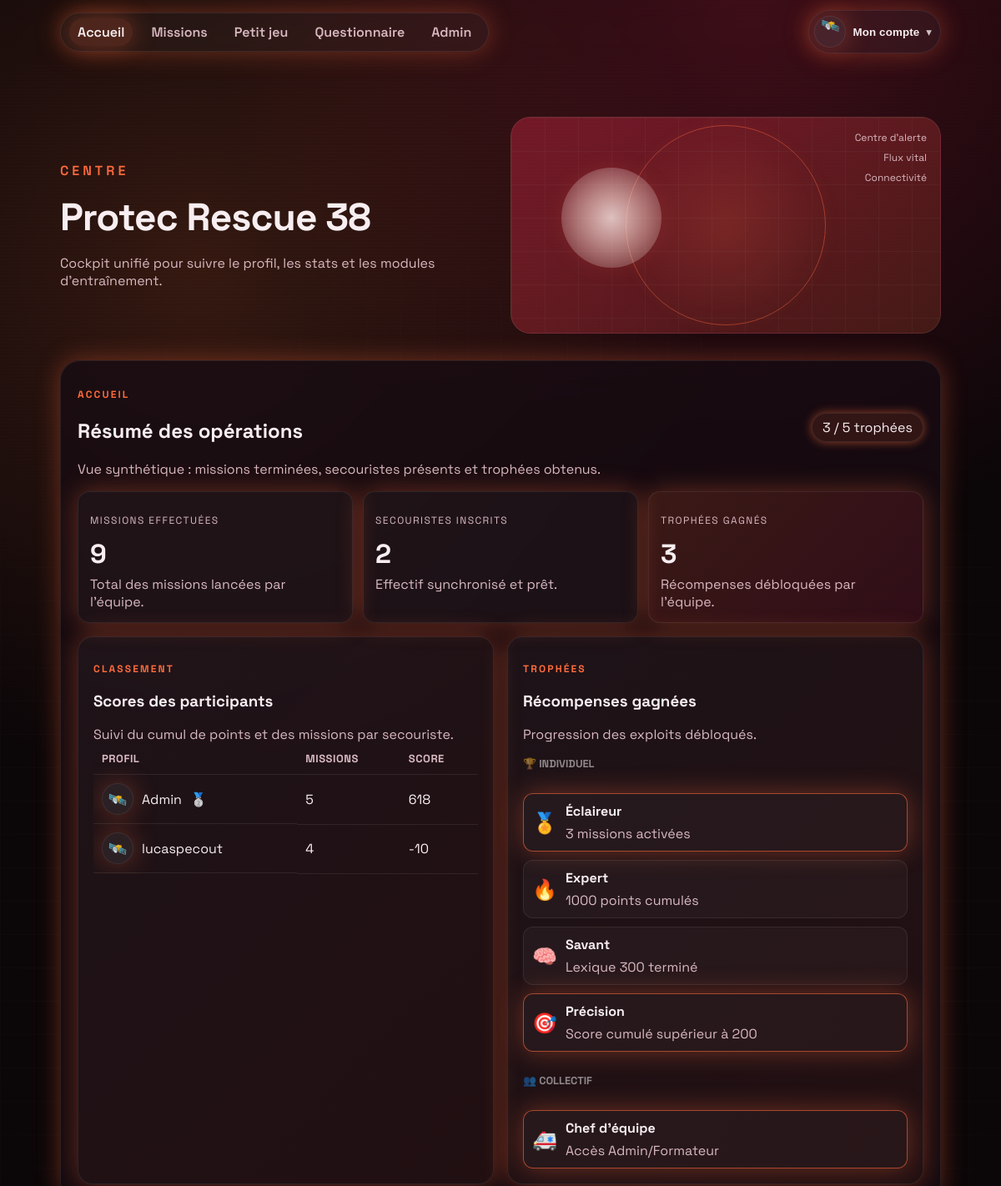
Page / (signed in, upper part) on the earlier database version.
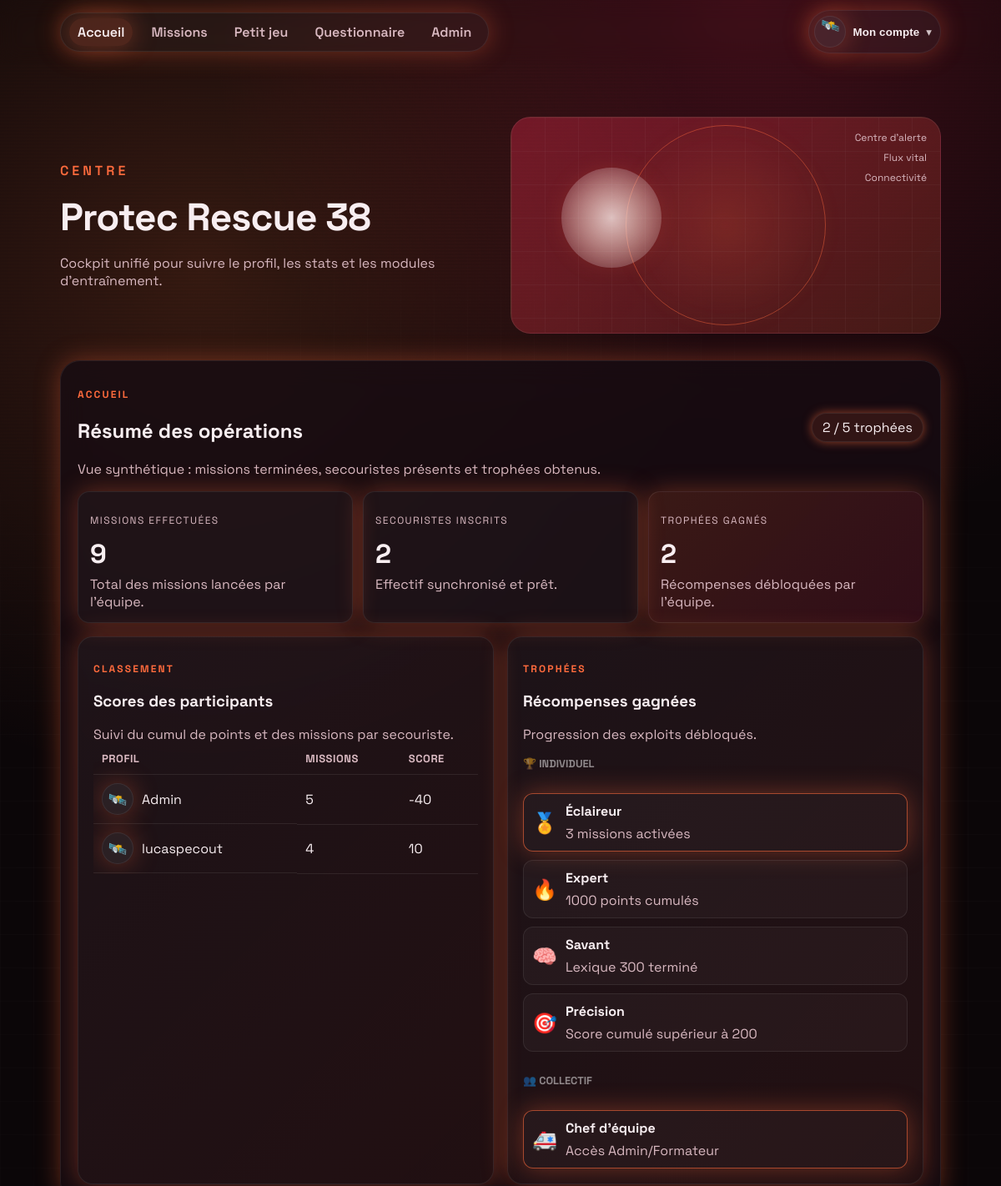
Same page on the later database version.
### app.py (models this page shows, shortened)
class User(db.Model):
    id = db.Column(db.Integer, primary_key=True)
    username = db.Column(db.String(80), nullable=False)
    email = db.Column(db.String(120), unique=True, nullable=False)
    password_hash = db.Column(db.String(255), nullable=False)
    role = db.Column(db.String(20), nullable=False, default="participant")
    avatar = db.Column(db.String(40), default="alpha")
    bonus_points = db.Column(db.Integer, default=0)
    created_at = db.Column(db.DateTime, default=datetime.utcnow)
    progress = db.relationship("Progress", back_populates="user", cascade="all, delete")

### app.py (the view)
    @app.route("/")
    def home():
        return render_shell("home")

### app.py (called while the page is built, shortened)
def serialize_progress(progress: Progress):
    status = progress.status
    if progress.score and progress.score > 0 and progress.level.category == 'mission':
        status = 'termine'
    return {
        "level": progress.level.slug,
        "status": status,
        "score": progress.score,
        "updated_at": progress.updated_at.isoformat() if progress.updated_at else None,
    }

def serialize_level(level: Level, progress=None):
    data = {
        "id": level.id,
        "slug": level.slug,
        "name": level.name,
        "description": level.description,
        "difficulty": level.difficulty,
        "icon": level.icon,
        "category": level.category,
        "is_locked": level.is_locked,
        "progress": progress,
    }
    return data

def current_user():
    user_id = session.get("user_id")
    if not user_id:
        return None
    return User.query.get(user_id)

### templates/index.html (shortened to what the changed rows need)
<!doctype html>
<html lang="fr">
<head>
  <link rel="stylesheet" href="{{ url_for('static', filename='css/styles.css') }}">
</head>
<body>
  {% set page = current_page or 'home' %}
  <div id="app-shell" class="app-shell hidden">
    <div class="topbar">
      <div class="profile-menu" id="profile-menu-root">
        <button class="profile-btn" id="profile-btn" aria-haspopup="true" aria-expanded="false">
          <span class="avatar" id="profile-avatar" data-avatar="{{ user.avatar if user else 'alpha' }}">{{
            avatar_emojis.get(user.avatar if user else 'alpha', '🛰️') }}</span>
          <span class="profile-btn__label">Mon compte</span>
          <span class="profile-btn__chevron" aria-hidden="true">▾</span>
        </button>
      </div>
    </div>
    {% if page != 'mini-game' %}
    <header class="hero" id="accueil">
      <div class="hero__content">
        {% if page == 'missions' %}
        <p class="hero__eyebrow">Hangar</p>
        <h1>Tableau des missions</h1>
        <p class="hero__tagline">Accède au hangar, choisis un objectif et suis ta progression.</p>
        {% elif page == 'questionnaire' %}
        <p class="hero__eyebrow">Retour</p>
        <h1>Zone questionnaire</h1>
        <p class="hero__tagline">Ouvre le formulaire et collecte les retours de mission.</p>
        {% elif page == 'admin' %}
        <p class="hero__eyebrow">Administration</p>
        <h1>Console Protec</h1>
        <p class="hero__tagline">Gestion des rôles, création de formateurs et contrôle des accès.</p>
        {% else %}
        <h1>Protec Rescue 38</h1>
        {% endif %}
      </div>
    </header>
    {% else %}
    <div style="height: 32px;"></div>
    {% endif %}
    <main class="shell">
      {% if page == 'home' %}
      <section class="panel" aria-label="Tableau de bord opérations">
        <div class="panel__header">
          <div>
            <p class="eyebrow">Accueil</p>
            <h2>Résumé des opérations</h2>
            <p class="muted">Vue synthétique : missions terminées, secouristes présents et trophées obtenus.</p>
          </div>
          <span class="chip chip--pulse">{{ dashboard_stats.trophies_unlocked }} / {{ dashboard_stats.trophies|length }}
            trophées</span>
        </div>
        <div class="stat-grid">
          <div class="stat-card">
            <p class="label">Missions effectuées</p>
            <p class="stat-card__value">{{ dashboard_stats.missions_completed }}</p>
            <p class="muted">Total des missions lancées par l'équipe.</p>
          </div>
          <div class="stat-card">
            <p class="label">Secouristes inscrits</p>
            <p class="stat-card__value">{{ dashboard_stats.total_rescuers }}</p>
            <p class="muted">Effectif synchronisé et prêt.</p>
          </div>
          <div class="stat-card stat-card--accent">
            <p class="label">Trophées gagnés</p>
            <p class="stat-card__value">{{ dashboard_stats.trophies_unlocked }}</p>
            <p class="muted">Récompenses débloquées par l'équipe.</p>
          </div>
        </div>
        <div class="dual-grid">
          <div class="card card--glass">
            <div class="panel__header">
              <div>
                <p class="eyebrow">Classement</p>
                <h3>Scores des participants</h3>
                <p class="muted">Suivi du cumul de points et des missions par secouriste.</p>
              </div>
            </div>
            <div class="table-wrapper">
              <table class="scoreboard">
                <thead>
                  <tr>
                    <th>Profil</th>
                    <th>Missions</th>
                    <th>Score</th>
                  </tr>
                </thead>
                <tbody>
                  {% for entry in dashboard_stats.leaderboard %}
                  <tr>
                    <td class="scoreboard__user">
                      <span class="avatar" data-avatar="{{ entry.avatar }}">{{ avatar_emojis.get(entry.avatar, '🛰️')
                        }}</span>
                      <span>{{ entry.username }}</span>
                      {% for badge in entry.badges %}
                      <span class="badge" title="{{ badge.label }}">{{ badge.icon }}</span>
                      {% endfor %}
                    </td>
                    <td>{{ entry.missions }}</td>
                    <td>{{ entry.score }}</td>
                  </tr>
                  {% else %}
                  <tr>
                    <td colspan="3" class="muted">Aucun participant enregistré pour le moment.</td>
                  </tr>
                  {% endfor %}
                </tbody>
              </table>
            </div>
          </div>
          <div class="card card--glass">
            <div class="panel__header">
              <div>
                <p class="eyebrow">Trophées</p>
                <h3>Récompenses gagnées</h3>
                <p class="muted">Progression des exploits débloqués.</p>
              </div>
            </div>
            <div class="trophy-grid">
              <h4
                style="grid-column: 1/-1; margin-top: 1rem; color: rgba(255,255,255,0.5); font-size: 0.8rem; text-transform: uppercase;">
                🏆 Individuel</h4>
              {% for trophy in dashboard_stats.trophies if trophy.category == 'Individuel' %}
              <div class="trophy {{ 'trophy--active' if trophy.earned else '' }}">
                <div class="trophy__icon">{{ trophy.icon }}</div>
                <div>
                  <p class="trophy__title">{{ trophy.title }}</p>
                  <p class="muted">{{ trophy.description }}</p>
                </div>
              </div>
              {% endfor %}
              <h4
                style="grid-column: 1/-1; margin-top: 1rem; color: rgba(255,255,255,0.5); font-size: 0.8rem; text-transform: uppercase;">
                👥 Collectif</h4>
              {% for trophy in dashboard_stats.trophies if trophy.category == 'Collectif' %}
              <div class="trophy {{ 'trophy--active' if trophy.earned else '' }}">
                <div class="trophy__icon">{{ trophy.icon }}</div>
                <div>
                  <p class="trophy__title">{{ trophy.title }}</p>
                  <p class="muted">{{ trophy.description }}</p>
                </div>
              </div>
              {% endfor %}
            </div>
          </div>
        </div>
      </section>
      {% endif %}
    </main>
  </div>
</body>
</html>

Differences in the rows shown:
changed User "Admin": score "618" → "-40"
changed User "lucaspecout": score "-10" → "10"
Other differences:
{{ dashboard_stats.trophies_unlocked }}: "3" → "2"
